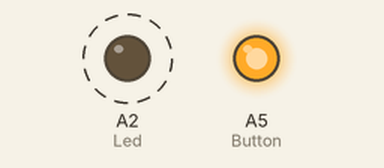
The sketch below on a simulated Arduino Uno, built with avr-gcc and run on an emulated ATmega328P. On the bench: output pins drawn as LEDs (lit = HIGH). Dashed ring = blinking. What the sketch prints to the serial monitor is not drawn.

Above: at 0.16 s.
Timing chart, 0 to 3.0 s (numbered marks = the images above):
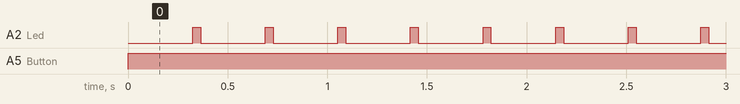

Measured:
- by itself, A2 (Led): alternates HIGH for 0.04 s and LOW for 0.32 s
- by itself, A5 (Button): LOW → HIGH at 0.00 s

The sketch:

SonyControl.ino
```cpp
#include <IRremote.h> // подключаем библиотеку для IR приемника

//IRrecv irrecv(A0); // указываем пин, к которому подключен IR приемник
IRsend irsend; // указываем пин, к которому подключен IR приемник
decode_results results;


const byte IN_PORT = A0;
const byte Led = A2;
const byte Button = A5;


void setup() {
  // irrecv.enableIRIn();  // запускаем прием инфракрасного сигнала

   Serial.begin(9600); // подключаем монитор порта

   pinMode(IN_PORT, INPUT_PULLUP); // пин A0 будет входом
   pinMode(Button, OUTPUT); //
   pinMode(Led, OUTPUT); //


}

void loop() {


       digitalWrite(Led, LOW);
         digitalWrite(Button, HIGH);


      if (  digitalRead(Button)  == HIGH) // || digitalRead(IN_PORT)  == LOW
      {
          Serial.println("make photo");
          for (int i=0; i<3; i++)
          {
              irsend.sendSony(0xB4B8F, 20); // shutter
              delay(40);
          }
          digitalWrite(Led, HIGH);
          delay(40);
      }


  /*
   if (irrecv.decode(&results)) // если данные пришли выполняем команды
   {
      Serial.println(results.value); // отправляем полученные данные на порт

      // включаем и выключаем светодиод, в зависимости от полученного сигнала
      if (results.value == 16718055) {
      digitalWrite(12, HIGH);
   }
      if (results.value == 16724175) {
      digitalWrite(12, LOW);
   }
      irrecv.resume(); // принимаем следующий сигнал на ИК приемнике
   }
   */
}
```
